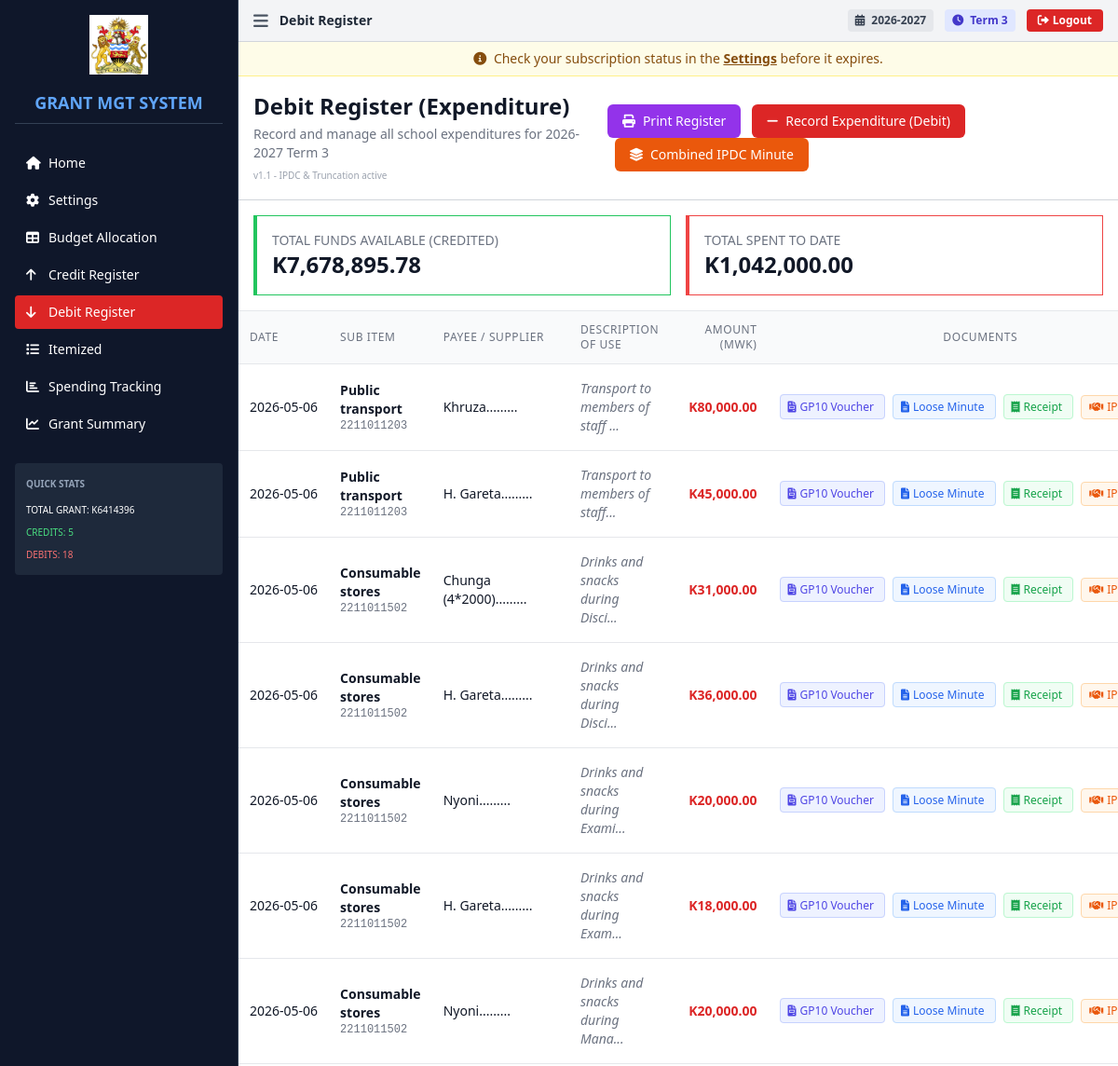
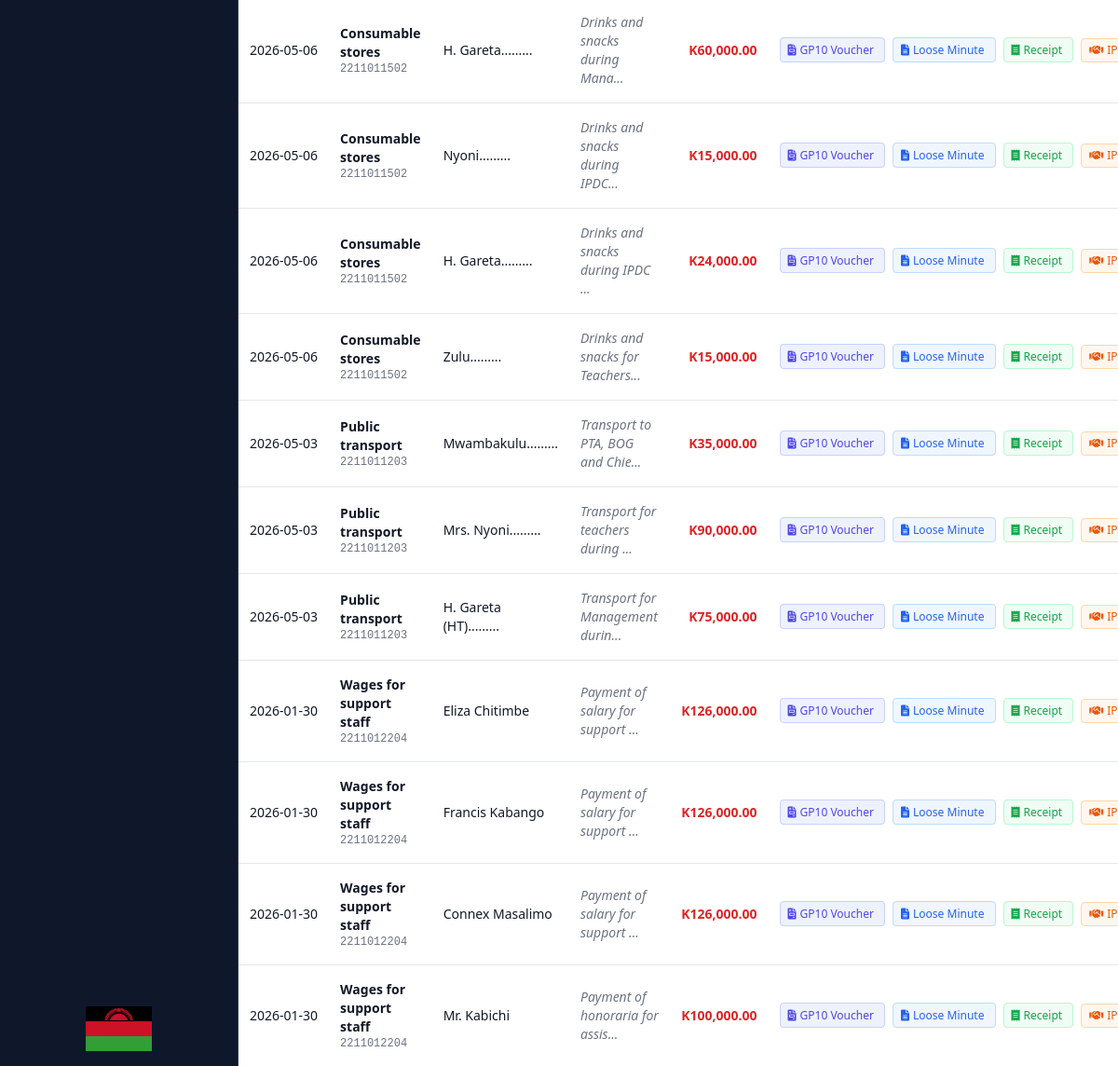
Page /debits (signed in) on the committed database (2 pictures, top to bottom).
### tables this page shows
CREATE TABLE term_settings (
                id INTEGER PRIMARY KEY AUTOINCREMENT,
                school_id INTEGER NOT NULL,
                current_academic_year TEXT NOT NULL,
                current_term TEXT NOT NULL,
                updated_at DATETIME DEFAULT CURRENT_TIMESTAMP,
                FOREIGN KEY (school_id) REFERENCES schools(id),
                UNIQUE(school_id)
            );

CREATE TABLE debits (
                    id INTEGER PRIMARY KEY AUTOINCREMENT,
                    school_id INTEGER NOT NULL,
                    financial_year TEXT NOT NULL,
                    document_number TEXT NOT NULL,
                    date_paid DATE NOT NULL,
                    month TEXT NOT NULL,
                    item_id TEXT NOT NULL,
                    sub_item_description TEXT,
                    code TEXT,
                    description TEXT,
                    amount REAL NOT NULL,
                    amount_words TEXT,
                    supplier_name TEXT,
                    position TEXT,
                    created_at DATETIME DEFAULT CURRENT_TIMESTAMP, ipdc_venue TEXT, ipdc_minute_no TEXT, ipdc_members TEXT, ipdc_opening_prayer TEXT, ipdc_closing_prayer TEXT, academic_year TEXT, term TEXT, cheque_number TEXT, ipdc_quotations TEXT,
                    FOREIGN KEY (school_id) REFERENCES schools(id)
                );

### app.py (the view)
@app.route('/debits')
@require_login
def debits():
    academic_year = get_academic_year()
    term = get_term()
    budget = get_budget(academic_year, term)
    credits = get_credits(academic_year, term)
    debits = get_debits(academic_year, term)
    available_funds = get_available_funds(academic_year, term)
    settings = get_settings()
    total_spent = sum(d.get('amount', 0) for d in debits)
    total_credited = sum(
        sum(li.get('amount', 0) for li in c.get('lineItems', []))
        for c in credits
    )
    return render_template('debits.html',
                      budget=budget,
                      credits=credits,
                      debits=debits,
                      available_funds=available_funds,
                      total_spent=total_spent,
                      total_credited=total_credited,
                      academic_year=academic_year,
                      term=term,
                      settings=settings,
                      current_page='debits')

### templates/debits.html (shortened to what this page needs)
{% extends "base.html" %}
{% block title %}Debit Register{% endblock %}
{% block content %}
<div class="max-w-full">
    <div class="bg-white p-4 border-b border-gray-300">
        <div class="flex justify-between items-center">
            <div>
                <h1 class="text-2xl font-bold text-gray-900">Debit Register (Expenditure)</h1>
                <p class="text-sm text-gray-500 mt-1">Record and manage all school expenditures for {{ academic_year }} {{ term }}</p>
                <div class="text-[10px] text-gray-400 mt-1">v1.1 - IPDC & Truncation active</div>
            </div>
            <div class="space-x-2 no-print">
                <button onclick="printPage('Debit Register')"
                    class="bg-purple-600 hover:bg-purple-700 text-white px-4 py-2 rounded-md">
                    <i class="fas fa-print mr-2"></i>Print Register
                </button>
                <button onclick="showAddDebitModal()"
                    class="bg-red-600 hover:bg-red-700 text-white px-4 py-2 rounded-md">
                    <i class="fas fa-minus mr-2"></i>Record Expenditure (Debit)
                </button>
                <button onclick="showCombinedIpdcModal()"
                    class="bg-orange-600 hover:bg-orange-700 text-white px-4 py-2 rounded-md">
                    <i class="fas fa-layer-group mr-2"></i>Combined IPDC Minute
                </button>
            </div>
        </div>
    </div>
    <div class="grid grid-cols-1 md:grid-cols-2 gap-4 my-4 px-4">
        <div class="bg-white p-4 border border-gray-200 border-l-4 border-green-500">
            <h3 class="text-sm font-medium text-gray-500 uppercase">Total Funds Available (Credited)</h3>
            <p class="text-2xl font-bold text-gray-900">K{{ "{:,.2f}".format(total_credited) }}</p>
        </div>
        <div class="bg-white p-4 border border-gray-200 border-l-4 border-red-500">
            <h3 class="text-sm font-medium text-gray-500 uppercase">Total Spent to Date</h3>
            <p class="text-2xl font-bold text-gray-900">K{{ "{:,.2f}".format(total_spent) }}</p>
        </div>
    </div>
    <div class="bg-white border-t border-gray-200">
        <div class="overflow-x-auto">
            <table class="min-w-full divide-y divide-gray-200" id="debitsTable">
                <thead class="bg-gray-50">
                    <tr>
                        <th class="px-3 py-3 text-left text-xs font-medium text-gray-500 uppercase tracking-wider">Date
                        </th>
                        <th class="px-3 py-3 text-left text-xs font-medium text-gray-500 uppercase tracking-wider">Sub
                            Item</th>
                        <th class="px-3 py-3 text-left text-xs font-medium text-gray-500 uppercase tracking-wider">Payee
                            / Supplier</th>
                        <th class="px-3 py-3 text-left text-xs font-medium text-gray-500 uppercase tracking-wider">
                            Description of Use</th>
                        <th class="px-3 py-3 text-right text-xs font-medium text-gray-500 uppercase tracking-wider">
                            Amount (MWK)</th>
                        <th class="px-3 py-3 text-center text-xs font-medium text-gray-500 uppercase tracking-wider">
                            Documents</th>
                    </tr>
                </thead>
                <tbody class="bg-white divide-y divide-gray-200">
                    {% if debits %}
                    {% for debit in debits %}
                    <tr class="hover:bg-gray-50">
                        <td class="px-3 py-4 whitespace-nowrap text-sm text-gray-900">{{ debit.date }}</td>
                        <td class="px-3 py-4 text-sm text-gray-900">
                            <div class="font-semibold">{{ debit.subItemDescription }}</div>
                            <div class="text-xs font-mono text-gray-500">{{ debit.code }}</div>
                        </td>
                        <td class="px-3 py-4 text-sm text-gray-900">
                            {% if "=" in debit.supplierName or "," in debit.supplierName or "\n" in debit.supplierName %}
                                {% set first_name = debit.supplierName.split("=")[0].split(",")[0].split("\n")[0].strip() %}
                                {{ first_name }}.........
                            {% else %}
                                {{ debit.supplierName }}
                            {% endif %}
                        </td>
                        <td class="px-3 py-4 text-sm text-gray-500 italic">
                            {% if debit.description|length > 30 %}
                                {{ debit.description[:30] }}...
                            {% else %}
                                {{ debit.description }}
                            {% endif %}
                        </td>
                        <td class="px-3 py-4 whitespace-nowrap text-sm font-bold text-red-600 text-right">K{{
                            "{:,.2f}".format(debit.amount) }}</td>
                        <td class="px-3 py-4 whitespace-nowrap text-center space-x-2">
                            <a href="{{ url_for('gp10', debit_id=debit.id) }}?academic_year={{ academic_year }}&term={{ term }}"
                                target="_blank"
                                class="text-indigo-600 hover:text-indigo-800 text-xs bg-indigo-50 px-2 py-1 rounded border border-indigo-200">
                                <i class="fas fa-file-invoice mr-1"></i>GP10 Voucher
                            </a>
                            <a href="{{ url_for('loose_minute', debit_id=debit.id) }}?academic_year={{ academic_year }}&term={{ term }}"
                                target="_blank"
                                class="text-blue-600 hover:text-blue-800 text-xs bg-blue-50 px-2 py-1 rounded border border-blue-200">
                                <i class="fas fa-file-alt mr-1"></i>Loose Minute
                            </a>
                            <a href="{{ url_for('payment_receipt', debit_id=debit.id) }}?academic_year={{ academic_year }}&term={{ term }}"
                                target="_blank"
                                class="text-green-600 hover:text-green-800 text-xs bg-green-50 px-2 py-1 rounded border border-green-200">
                                <i class="fas fa-receipt mr-1"></i>Receipt
                            </a>
                            <button
                                onclick="openIpdcModal(this)"
                                data-id="{{ debit.id }}"
                                data-venue="{{ debit.ipdcVenue }}"
                                data-minute-no="{{ debit.ipdcMinuteNo }}"
                                data-members="{{ debit.ipdcMembers }}"
                                data-opening="{{ debit.ipdcOpeningPrayer }}"
                                data-closing="{{ debit.ipdcClosingPrayer }}"
                                data-quotations='{{ debit.ipdcQuotations }}'
                                class="text-orange-600 hover:text-orange-800 text-xs bg-orange-50 px-2 py-1 rounded border border-orange-200">
                                <i class="fas fa-handshake mr-1"></i>IPDC Minute
                            </button>
                        </td>
                    </tr>
                    {% endfor %}
                    {% endif %}
                </tbody>
            </table>
        </div>
    </div>
</div>
{% endblock %}

### templates/base.html (shortened to what this page needs)
<!DOCTYPE html>
<html lang="en">
<head>
    <script src="https://cdn.tailwindcss.com"></script>
    <link rel="stylesheet" href="https://cdnjs.cloudflare.com/ajax/libs/font-awesome/6.0.0/css/all.min.css">
</head>
<body class="bg-gray-50 text-sm">
    <div class="flex h-screen overflow-hidden">
        <aside id="sidebar" class="sidebar w-64 bg-slate-900 text-white flex-shrink-0 border-r border-slate-700">
            <div class="p-4 flex flex-col h-full">
                <div class="flex justify-center mb-4">
                    <img src="{{ url_for('static', filename='images/Malawi Government logo.png') }}"
                        alt="Malawi Government Logo" class="h-16 w-auto object-contain">
                </div>
                <h1 class="text-lg font-bold text-blue-400 mb-6 border-b border-slate-700 pb-2 text-center">GRANT MGT
                    SYSTEM</h1>
                <nav class="space-y-1">
                    <a href="{{ url_for('index') }}"
                        class="flex items-center space-x-2 px-3 py-2 rounded {% if current_page == 'home' %}bg-blue-600{% else %}hover:bg-slate-800{% endif %}">
                        <i class="fas fa-home w-4"></i>
                        <span>Home</span>
                    </a>
                    <a href="{{ url_for('settings') }}"
                        class="flex items-center space-x-2 px-3 py-2 rounded {% if current_page == 'settings' %}bg-blue-600{% else %}hover:bg-slate-800{% endif %}">
                        <i class="fas fa-cog w-4"></i>
                        <span>Settings</span>
                    </a>
                    <a href="{{ url_for('budget') }}"
                        class="flex items-center space-x-2 px-3 py-2 rounded {% if current_page == 'budget' %}bg-blue-600{% else %}hover:bg-slate-800{% endif %}">
                        <i class="fas fa-table w-4"></i>
                        <span>Budget Allocation</span>
                    </a>
                    <a href="{{ url_for('credits') }}"
                        class="flex items-center space-x-2 px-3 py-2 rounded {% if current_page == 'credits' %}bg-green-600{% else %}hover:bg-slate-800{% endif %}">
                        <i class="fas fa-arrow-up w-4"></i>
                        <span>Credit Register</span>
                    </a>
                    <a href="{{ url_for('debits') }}"
                        class="flex items-center space-x-2 px-3 py-2 rounded {% if current_page == 'debits' %}bg-red-600{% else %}hover:bg-slate-800{% endif %}">
                        <i class="fas fa-arrow-down w-4"></i>
                        <span>Debit Register</span>
                    </a>
                    <a href="{{ url_for('itemized') }}"
                        class="flex items-center space-x-2 px-3 py-2 rounded {% if current_page == 'itemized' %}bg-orange-600{% else %}hover:bg-slate-800{% endif %}">
                        <i class="fas fa-list w-4"></i>
                        <span>Itemized</span>
                    </a>
                    <a href="{{ url_for('tracking') }}"
                        class="flex items-center space-x-2 px-3 py-2 rounded {% if current_page == 'tracking' %}bg-purple-600{% else %}hover:bg-slate-800{% endif %}">
                        <i class="fas fa-chart-bar w-4"></i>
                        <span>Spending Tracking</span>
                    </a>
                    <a href="{{ url_for('grant_summary') }}"
                        class="flex items-center space-x-2 px-3 py-2 rounded {% if current_page == 'dashboard' %}bg-blue-600{% else %}hover:bg-slate-800{% endif %}">
                        <i class="fas fa-chart-line w-4"></i>
                        <span>Grant Summary</span>
                    </a>
                </nav>
                {% if budget %}
                <div class="mt-6 p-3 bg-slate-800 rounded">
                    <h3 class="font-semibold mb-2 text-[10px] text-slate-400">QUICK STATS</h3>
                    <div class="space-y-1 text-[10px]">
                        <div>TOTAL GRANT: K{{ "%.0f"|format(budget.totalGrant or 0) }}</div>
                        <div class="text-green-400">CREDITS: {{ credits|length }}</div>
                        <div class="text-red-400">DEBITS: {{ debits|length }}</div>
                    </div>
                </div>
                {% endif %}
                <div class="mt-auto pt-4 flex justify-center">
                    <img src="{{ url_for('static', filename='images/Malawi flag.png') }}" alt="Malawi Flag"
                        class="h-12 w-auto object-contain">
                </div>
            </div>
        </aside>
        <main class="main-content flex-1 overflow-auto bg-white">
            <header class="bg-gray-100 border-b border-gray-300 px-4 py-2">
                <div class="flex items-center justify-between">
                    <div class="flex items-center space-x-3">
                        <button onclick="toggleSidebar()" class="text-gray-600 hover:text-black">
                            <i class="fas fa-bars text-lg"></i>
                        </button>
                        <h2 class="text-sm font-bold text-gray-800">
                            {% block title %}GRANT MANAGEMENT SYSTEM{% endblock %}
                        </h2>
                    </div>
                    <div class="flex items-center space-x-3">
                        <span class="text-xs font-bold text-gray-700 bg-gray-200 px-2 py-1 rounded">
                            <i class="fas fa-calendar-alt mr-1"></i> {{ academic_year }}
                        </span>
                        <span class="text-xs font-bold text-indigo-700 bg-indigo-100 px-2 py-1 rounded">
                            <i class="fas fa-clock mr-1"></i> {{ term }}
                        </span>
                        <button onclick="logout()" class="bg-red-600 hover:bg-red-700 text-white px-3 py-1 rounded text-xs font-semibold transition">
                            <i class="fas fa-sign-out-alt mr-1"></i>Logout
                        </button>
                    </div>
                </div>
            </header>
            <div class="p-0">
                {% if current_page != 'settings' %}
                <div class="subscription-notice bg-yellow-50 border-b border-yellow-200 px-4 py-2 text-center text-sm text-yellow-800">
                    <i class="fas fa-info-circle mr-1"></i>
                    Check your subscription status in the <a href="{{ url_for('settings') }}" class="font-bold underline hover:text-yellow-900">Settings</a> before it expires.
                </div>
                {% endif %}
                {% block content %}{% endblock %}
            </div>
        </main>
    </div>
</body>
</html>

### rows in the picture
term_settings: current_academic_year "2026-2027", current_term "Term 3"
debits: date "2026-05-06", subItemDescription "Public transport", code "2211011203", first_name "Khruza", description "Transport to members of staff", amount "80,000.00"
debits: date "2026-05-06", subItemDescription "Public transport", code "2211011203", first_name "H. Gareta", description "Transport to members of staff", amount "45,000.00"
debits: date "2026-05-06", subItemDescription "Consumable stores", code "2211011502", first_name "Chunga (4*2000)", description "Drinks and snacks during Disci", amount "31,000.00"
debits: date "2026-05-06", subItemDescription "Consumable stores", code "2211011502", first_name "H. Gareta", description "Drinks and snacks during Disci", amount "36,000.00"
debits: date "2026-05-06", subItemDescription "Consumable stores", code "2211011502", first_name "Nyoni", description "Drinks and snacks during Exami", amount "20,000.00"
debits: date "2026-05-06", subItemDescription "Consumable stores", code "2211011502", first_name "H. Gareta", description "Drinks and snacks during Exam", amount "18,000.00"
debits: date "2026-05-06", subItemDescription "Consumable stores", code "2211011502", first_name "Nyoni", description "Drinks and snacks during Mana", amount "20,000.00"
debits: date "2026-05-06", subItemDescription "Consumable stores", code "2211011502", first_name "H. Gareta", description "Drinks and snacks during Mana", amount "60,000.00"
debits: date "2026-05-06", subItemDescription "Consumable stores", code "2211011502", first_name "Nyoni", description "Drinks and snacks during IPDC", amount "15,000.00"
debits: date "2026-05-06", subItemDescription "Consumable stores", code "2211011502", first_name "H. Gareta", description "Drinks and snacks during IPDC", amount "24,000.00"
debits: date "2026-05-06", subItemDescription "Consumable stores", code "2211011502", first_name "Zulu", description "Drinks and snacks for Teachers", amount "15,000.00"
debits: date "2026-05-03", subItemDescription "Public transport", code "2211011203", first_name "Mwambakulu", description "Transport to PTA, BOG and Chie", amount "35,000.00"
debits: date "2026-05-03", subItemDescription "Public transport", code "2211011203", first_name "Mrs. Nyoni", description "Transport for teachers during", amount "90,000.00"
debits: date "2026-05-03", subItemDescription "Public transport", code "2211011203", first_name "H. Gareta (HT)", description "Transport for Management durin", amount "75,000.00"
debits: date "2026-01-30", subItemDescription "Wages for support staff", code "2211012204", supplierName "Eliza Chitimbe", description "Payment of salary for support", amount "126,000.00"
debits: date "2026-01-30", subItemDescription "Wages for support staff", code "2211012204", supplierName "Francis Kabango", description "Payment of salary for support", amount "126,000.00"
debits: date "2026-01-30", subItemDescription "Wages for support staff", code "2211012204", supplierName "Connex Masalimo", description "Payment of salary for support", amount "126,000.00"
debits: date "2026-01-30", subItemDescription "Wages for support staff", code "2211012204", supplierName "Mr. Kabichi", description "Payment of honoraria for assis", amount "100,000.00"

### other values in the picture
{{ "%.0f"|format(budget.totalGrant or 0) }} "6414396"
{{ credits|length }} "5"
{{ debits|length }} "18"
{{ "{:,.2f}".format(total_credited) }} "7,678,895.78"
{{ "{:,.2f}".format(total_spent) }} "1,042,000.00"
